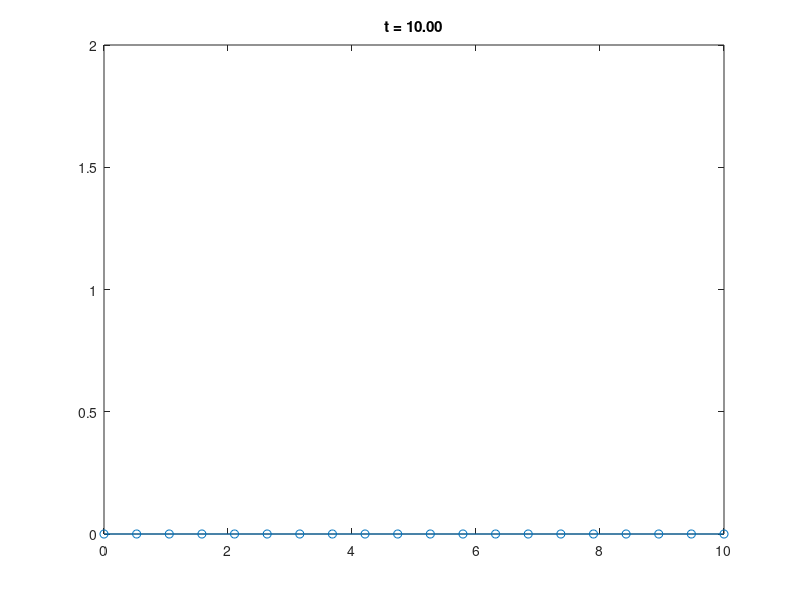

Reproduce this figure in MATLAB.
% Rejurhf
% 3.12.2018

%% Solving a PDE
clear;
% Equation
% Ct = -uCx + qC

%% Domain
% Space
Lx = 10;
dx = 0.5; % Every 0.5m
nx = fix(Lx/dx);
x = linspace(0, Lx, nx);
v = 1; % velocity

% Time
T = 10; % 10s

CFL = 1;
dt = CFL*dx/v;
nt = fix(T/dt);

%% Field Arrays
% Variables
C = zeros(nx, 1);

% Parameters
u = zeros(nx, 1);

%% Initial Conditions
t = 0;
C(:) = 0;
u(:) = 1; % velocities

%% Time stepping Loop
for n=1:nt
    % Boundary Conditions
    % Optional, period
%     C(1) = C(end);
    
    % Source
    if n==1
        C(1) = 1;
        C(2) = 0.9;
    else
        C(1) = 0;
    end
    
    % Solution
    t = t + dt;
    Cn = C;
    for i=2:nx
        % Advection term
        A = u(i) * (Cn(i) - Cn(i-1))/dx;
        % Euler's Method
        C(i) = Cn(i) + dt*(-A);
    end
    
        
    % Check coverage
    
    % Visualize at selected steps
    clf;
    plot(x, C, '-o');
    title(sprintf('t = %.2f', t));
    axis([0 Lx 0 2]);
    shg; pause(0.1);
end